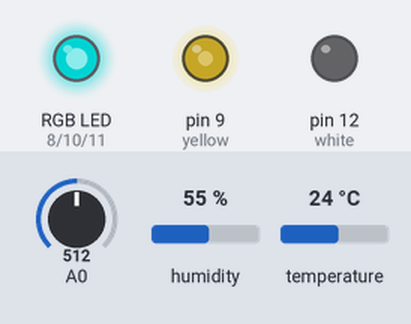
Simulated run of this sketch. Board: Arduino Uno, built with avr-gcc and run on an emulated ATmega328P. On the bench: an RGB LED mixed from three pins (HIGH = lit), output pins drawn as LEDs (lit = HIGH). Inputs (shaded band) come from the test bench; at power-on: A0 = 512, humidity 55 %, temperature 24 °C. Dim RGB values are drawn brighter than linear; what the sketch prints to the serial monitor is not drawn.

Above: at 1.3 s.
1.4 s: A0 set to 716
At 12.0 s:
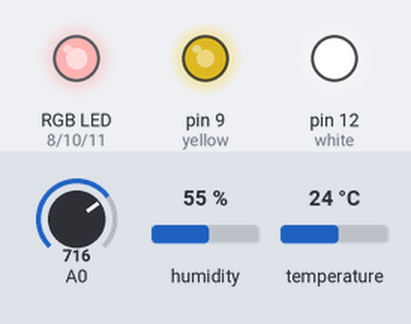
12.5 s: A0 set to 900
At 23.3 s:
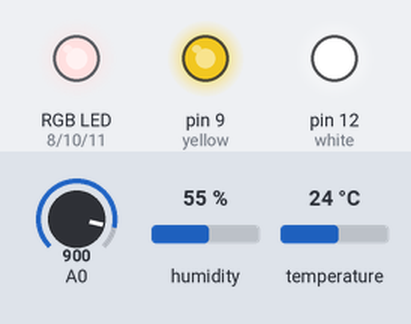
23.6 s: A0 set to 122
At 33.5 s:
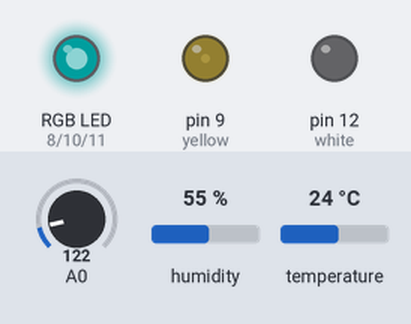
34.6 s: A0 set to 0
At 44.8 s:
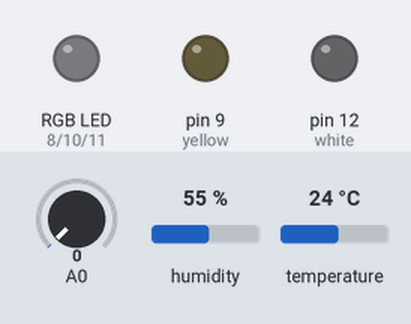
45.7 s: A0 set to 511
At 56.1 s:
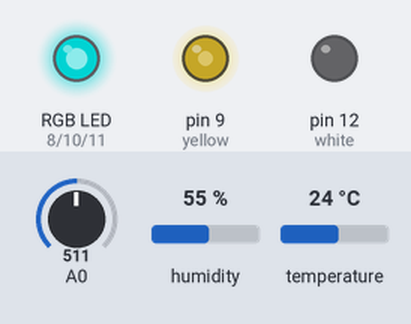
Timing chart, 0 to 57.6 s (numbered marks = the images above; inputs shaded):
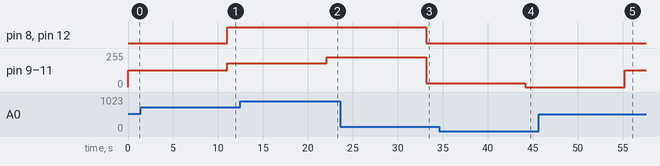

Measured:
- after the input at 1.4 s, pin 8 (red), pin 12 (white): LOW → HIGH after 9.6 s; pin 9 (yellow), pin 10 (green), pin 11 (blue): 127/255 → 178/255 after 9.6 s
- after the input at 12.5 s, pin 9 (yellow), pin 10 (green), pin 11 (blue): 178/255 → 224/255 after 9.6 s
- after the input at 23.6 s, pin 8 (red), pin 12 (white): HIGH → LOW after 9.5 s; pin 9 (yellow), pin 10 (green), pin 11 (blue): 224/255 → 30/255 after 9.5 s
- after the input at 34.6 s, pin 9 (yellow), pin 10 (green), pin 11 (blue): 30/255 → 0/255 after 9.6 s
- after the input at 45.7 s, pin 9 (yellow), pin 10 (green), pin 11 (blue): 0/255 → 127/255 after 9.5 s

The sketch:

ldr-dht-input.ino
```cpp
#include <DHT11.h>

int red = 8;
int yellow = 9;
int green = 10;
int blue = 11;
int white = 12;

DHT11 dht11(3);

int arr[5] = {red, yellow, green, blue, white};

void setup() {
	pinMode(red, OUTPUT);
	pinMode(yellow, OUTPUT);
	pinMode(blue, OUTPUT);
	pinMode(green, OUTPUT);
	pinMode(white, OUTPUT);

  Serial.begin(9600);
}

void loop() {
  // read ldr data
  int ldrData = analogRead(A0);
  Serial.print(ldrData);
  Serial.print(",");
  // delay(1);

  // map to another range
  int x = map(ldrData, 0,1023,0,255);

  for (int i = 0; i < 6; i++) {
    analogWrite(arr[i], x);
  }

  // read dht data
  int temperature = 0;
  int humidity = 0;

  temperature = dht11.readTemperature();
  humidity = dht11.readHumidity();

  if (temperature == 253) {
    Serial.print(0);
  }
  else {
    Serial.print(temperature);
  }
  Serial.print(",");
  Serial.println(humidity);
  delay(10000);
}
```
